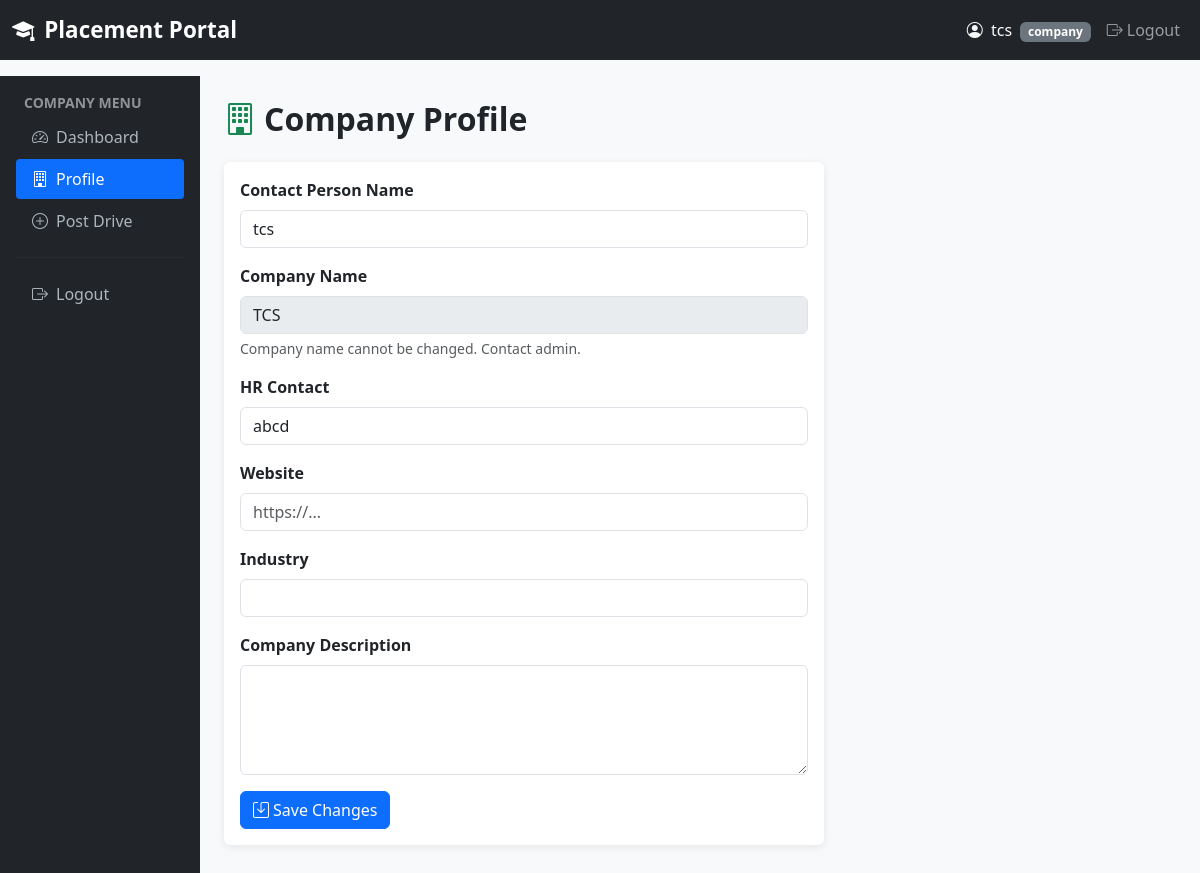
The app's page /company/profile (signed in) with its own data.
### tables this page shows
CREATE TABLE company_profile (
            id              INTEGER PRIMARY KEY AUTOINCREMENT,
            user_id         INTEGER NOT NULL REFERENCES user(id),
            company_name    TEXT    NOT NULL,
            hr_contact      TEXT,
            website         TEXT,
            industry        TEXT,
            description     TEXT,
            approval_status TEXT NOT NULL DEFAULT 'pending'
                CHECK(approval_status IN ('pending','approved','rejected','blacklisted'))
        );

### app.py (the view, shortened to what this page needs)
@app.route("/company/profile", methods=["GET", "POST"])
@company_required
def company_profile():
    db = get_db()
    cp = db.execute("SELECT * FROM company_profile WHERE user_id=?",
                    (session["user_id"],)).fetchone()
    return render_template("company/profile.html", profile=cp)

### app.py (called while the page is built)
def get_db():
    if "db" not in g:
        g.db = sqlite3.connect(app.config["DATABASE"],
                               detect_types=sqlite3.PARSE_DECLTYPES)
        g.db.row_factory = sqlite3.Row
    return g.db

def company_required(f):
    @wraps(f)
    def decorated(*args, **kwargs):
        if session.get("user_role") != "company":
            flash("Access denied.", "danger")
            return redirect(url_for("login"))
        db = get_db()
        cp = db.execute("SELECT * FROM company_profile WHERE user_id=?",
                        (session["user_id"],)).fetchone()
        if not cp or cp["approval_status"] != "approved":
            flash("Your account is pending admin approval.", "warning")
            return redirect(url_for("login"))
        return f(*args, **kwargs)
    return decorated

### templates/company/profile.html (shortened to what this page needs)
{% extends "base.html" %}
{% block content %}
<div class="container-fluid">
  <div class="row">
    <div class="col-md-2 sidebar p-3 d-none d-md-block">
      <p class="text-white-50 small fw-bold text-uppercase px-2 mb-1">Company Menu</p>
      <a href="{{ url_for('company_dashboard') }}"><i class="bi bi-speedometer2 me-2"></i>Dashboard</a>
      <a href="{{ url_for('company_profile') }}" class="active"><i class="bi bi-building me-2"></i>Profile</a>
      <a href="{{ url_for('company_create_drive') }}"><i class="bi bi-plus-circle me-2"></i>Post Drive</a>
      <hr style="border-color:#444;">
      <a href="{{ url_for('logout') }}"><i class="bi bi-box-arrow-right me-2"></i>Logout</a>
    </div>
    <div class="col-md-10 p-4">
      <h2 class="fw-bold mb-4"><i class="bi bi-building me-2 text-success"></i>Company Profile</h2>
      <div class="card" style="max-width:600px;">
        <div class="card-body">
          <form method="POST" action="{{ url_for('company_profile') }}">
            <div class="mb-3">
              <label class="form-label fw-semibold">Contact Person Name</label>
              <input type="text" name="name" class="form-control" value="{{ session['user_name'] }}">
            </div>
            <div class="mb-3">
              <label class="form-label fw-semibold">Company Name</label>
              <input type="text" class="form-control" value="{{ profile['company_name'] }}" disabled>
              <div class="form-text">Company name cannot be changed. Contact admin.</div>
            </div>
            <div class="mb-3">
              <label class="form-label fw-semibold">HR Contact</label>
              <input type="text" name="hr_contact" class="form-control" value="{{ profile['hr_contact'] or '' }}">
            </div>
            <div class="mb-3">
              <label class="form-label fw-semibold">Website</label>
              <input type="url" name="website" class="form-control" value="{{ profile['website'] or '' }}" placeholder="https://...">
            </div>
            <div class="mb-3">
              <label class="form-label fw-semibold">Industry</label>
              <input type="text" name="industry" class="form-control" value="{{ profile['industry'] or '' }}">
            </div>
            <div class="mb-3">
              <label class="form-label fw-semibold">Company Description</label>
              <textarea name="description" class="form-control" rows="4">{{ profile['description'] or '' }}</textarea>
            </div>
            <button type="submit" class="btn btn-primary"><i class="bi bi-save me-1"></i>Save Changes</button>
          </form>
        </div>
      </div>
    </div>
  </div>
</div>
{% endblock %}

### templates/base.html (shortened to what this page needs)
<!DOCTYPE html>
<html lang="en">
<head>
  <link href="https://cdn.jsdelivr.net/npm/bootstrap@5.3.0/dist/css/bootstrap.min.css" rel="stylesheet"/>
  <link href="https://cdn.jsdelivr.net/npm/bootstrap-icons@1.11.0/font/bootstrap-icons.css" rel="stylesheet"/>
</head>
<body>
<nav class="navbar navbar-expand-lg navbar-dark bg-dark">
  <div class="container-fluid">
    <a class="navbar-brand" href="{{ url_for('home') }}">
      <i class="bi bi-mortarboard-fill me-1"></i> Placement Portal
    </a>
    <div class="collapse navbar-collapse" id="navbarNav">
      <ul class="navbar-nav ms-auto">
        {% if session.get('user_id') %}
          <li class="nav-item">
            <span class="nav-link text-light">
              <i class="bi bi-person-circle me-1"></i>
              {{ session.get('user_name','') }}
              <span class="badge bg-secondary ms-1">{{ session.get('user_role','') }}</span>
            </span>
          </li>
          <li class="nav-item">
            <a class="nav-link" href="{{ url_for('logout') }}">
              <i class="bi bi-box-arrow-right me-1"></i>Logout
            </a>
          </li>
        {% endif %}
      </ul>
    </div>
  </div>
</nav>
{% block content %}{% endblock %}
</body>
</html>

### templates/base.html (style rules this page uses)
body { background-color: #f8f9fa; }
.navbar-brand { font-weight: 700; font-size: 1.4rem; }
.sidebar { min-height: 100vh; background: #212529; padding-top: 1rem; }
.sidebar a { color: #adb5bd; text-decoration: none; display: block; padding: .5rem 1rem; border-radius: .25rem; margin-bottom:2px; }
.sidebar a:hover, .sidebar a.active { background: #0d6efd; color: #fff; }
.card { box-shadow: 0 2px 8px rgba(0,0,0,.08); border: none; }

### records on screen
company_profile: get "tcs", company_name "TCS", hr_contact "abcd"

### other values on screen
{{ session.get('user_role','') }} "company"
